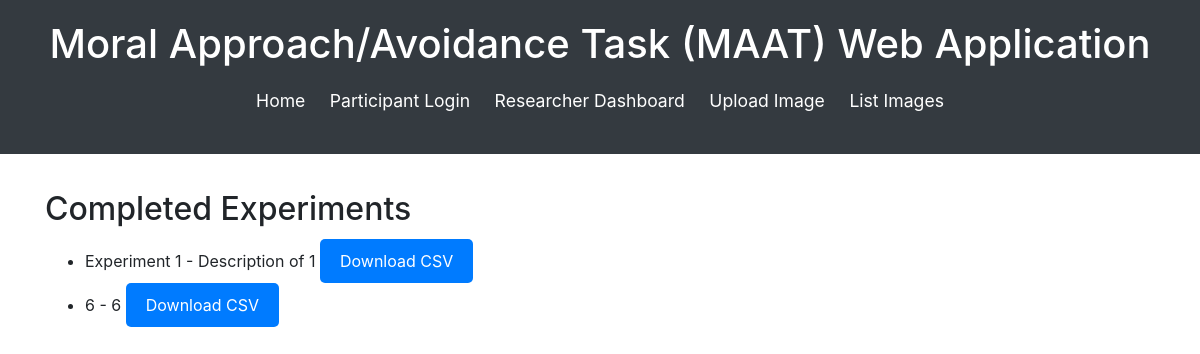
Page /experiments/completed/ (signed in) on the earlier database version.
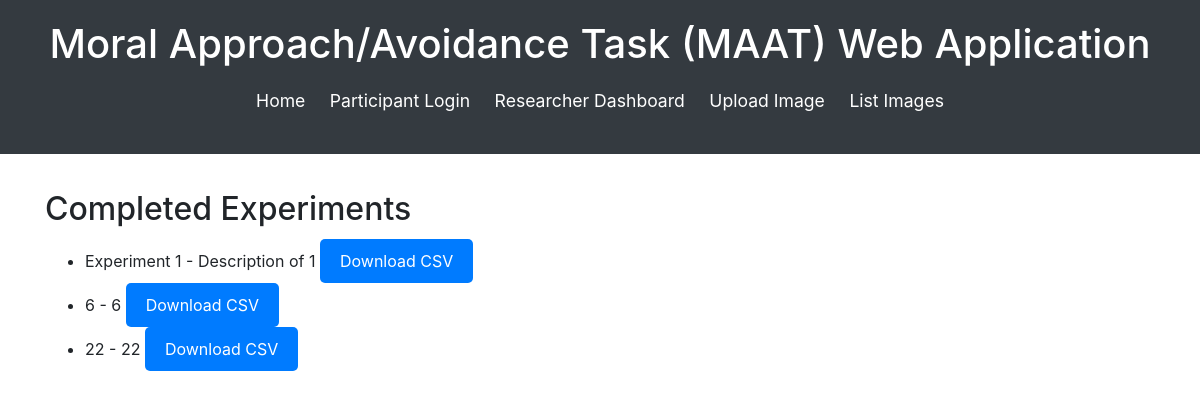
Same page on the later database version.
### maat_app/models.py (models this page shows, shortened)
class Experiment(models.Model):
    experiment_id = models.CharField(max_length=100, unique=True)
    name = models.CharField(max_length=255)
    description = models.TextField(blank=True, null=True)
    instructions = models.TextField(blank=True, null=True)
    num_trials = models.IntegerField(default=0)
    background_color = models.CharField(max_length=7, default="#ffffff")
    background_image = models.ImageField(upload_to='backgrounds/', null=True, blank=True)
    text_size = models.IntegerField(default=100)
    text_increase_size = models.IntegerField(default=120)
    text_decrease_size = models.IntegerField(default=80)
    date_created = models.DateTimeField(auto_now_add=True)

### maat_app/views.py (the view)
# urls.py: path('experiments/completed/', views.list_completed_experiments, name='list_completed_experiments'),
@login_required
def list_completed_experiments(request):
    experiments = Experiment.objects.all()  # Example: change as per "completed" criteria
    return render(request, 'maat_app/list_completed_experiments.html', {'experiments': experiments})

### maat_app/templates/maat_app/list_completed_experiments.html (shortened to what this page needs)
{% extends "maat_app/base.html" %}
{% block content %}
<div class="content">
    <h2>Completed Experiments</h2>
    <ul>
        {% for experiment in experiments %}
            <li>
                {{ experiment.name }} - {{ experiment.description }}
                <a href="{% url 'export_experiment_csv' experiment.id %}" class="button">Download CSV</a>
            </li>
        {% endfor %}
    </ul>
</div>
{% endblock %}

Differences in the rows shown:
added Experiment: name "22", description "22"
